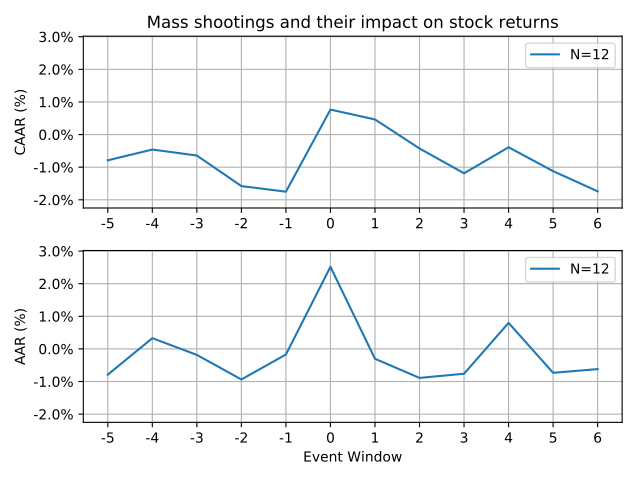

Here is the Python script that generated this plot:
import pandas as pd
from eventstudy.naivemodel import EventStudyNaiveModel
from eventstudy.dpyahoo import DataProviderYahoo
import datetime as dt


def read_events(file_name, start_date, end_date, value_threshold=7):

    """Read a csv and return a list of events as a pandas DataFrame."""

    event_list_df = pd.read_csv(file_name,
                                usecols=['day_0_date', 'fatalities', 'ticker'],
                                parse_dates=['day_0_date'],
                                )

    # Add index and sort by date
    event_list_df = event_list_df.set_index('day_0_date')
    event_list_df = event_list_df.sort_index()
    #print(event_list_df)
    #print(event_list_df.loc['2001':'2002'])

    # Select between certain dates.
    event_list_df = event_list_df.loc[start_date:end_date]

    # Drop events that don't meet a certain threshold
    event_list_df = event_list_df[event_list_df['fatalities'] >= value_threshold]
    event_list_df = event_list_df.drop(['fatalities'], axis=1)

    # Reset index so day_0_date is a column again
    event_list_df = event_list_df.reset_index()
    #print(event_list_df)
    #print(event_list_df.loc['2017':'2018'])

    return event_list_df


def main():

    start_date = dt.datetime(2016, 1, 1)
    end_date = dt.datetime(2018, 12, 31)
    value_threshold = 7

    event_list_df = read_events('mass_shootings.csv', start_date, end_date, value_threshold)
    # print('The event list:\n {}'.format(event_list_df))

    data_provider = DataProviderYahoo()

    event_study = EventStudyNaiveModel(data_provider, event_list_df)

    # Run the event study looking 6 periods before the event and 6 periods after the event
    num_pre_event_window_periods = num_post_event_window_periods = 6
    market_ticker = 'SPY'
    results = event_study.run_naive_model(market_ticker, num_pre_event_window_periods, num_post_event_window_periods)

    print('\nCAAR (%) for all the securities over the event window:\n{}'.format((results.caar * 100).round(2).to_frame().T.to_string(index=False)))

    results.plot("Mass shootings and their impact on stock returns", False, 'mass_shootings.pdf')

    print('Started with {} events and processed {} events'.format(results.num_starting_events, results.num_events_processed))


if __name__ == '__main__':
    main()
